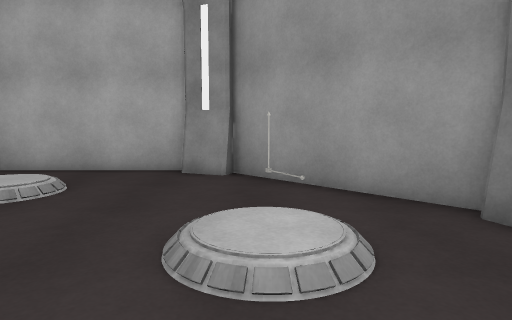
View 1 (above)

12 first-person views from a walk through a Unity game level. The camera is 1.2 m above the floor, tilts 6° down and sees 75° across. The floor is counted in squares, 1 m on a side. Each view is taken from the middle of a square. On the plan, view 1 faces up. The plan holds only what a view shows up to about 14 squares ahead; the rest is blank. The player character is not drawn. Surface patterns are stand-ins for the level's own textures.

View 2
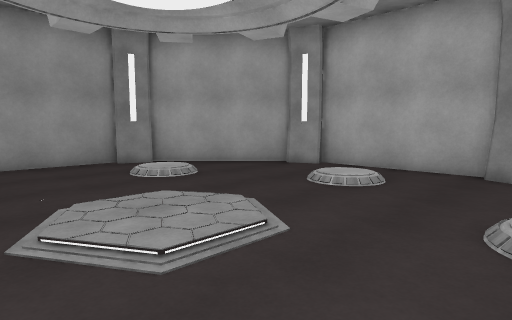

View 3
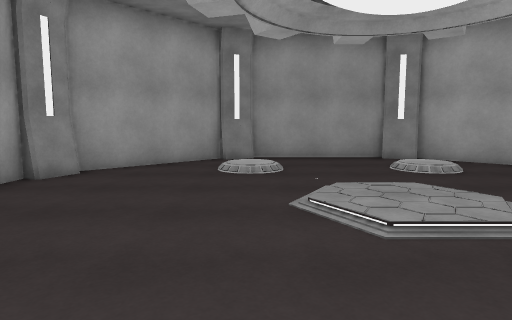

View 4
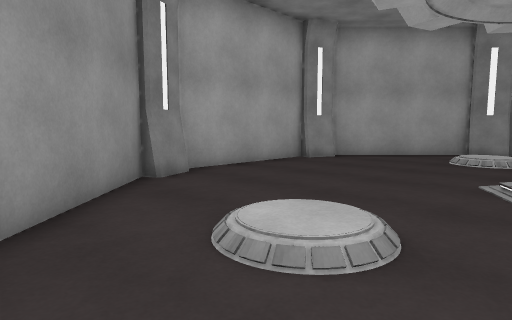

View 5
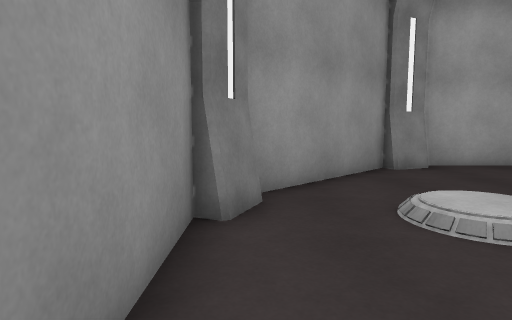

View 6
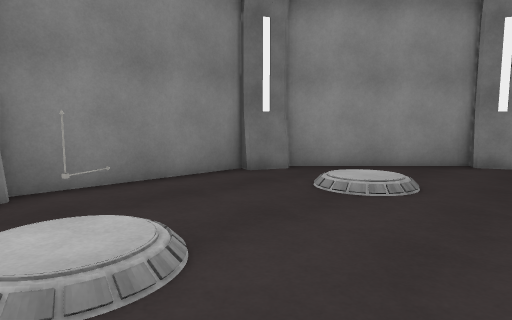

View 7
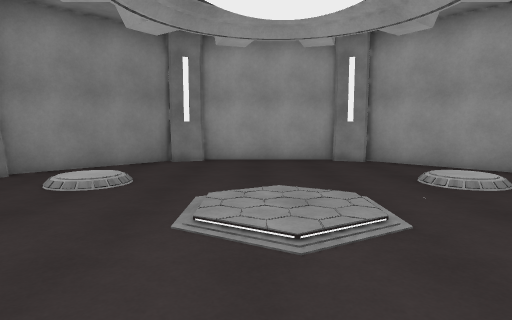

View 8
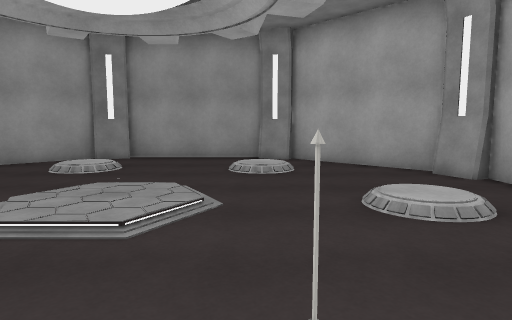

View 9
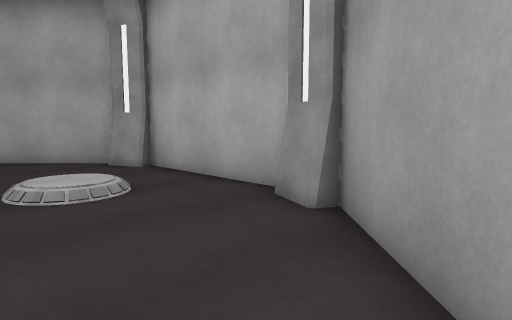

View 10
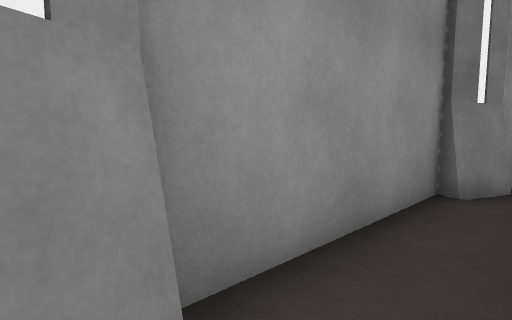

View 11
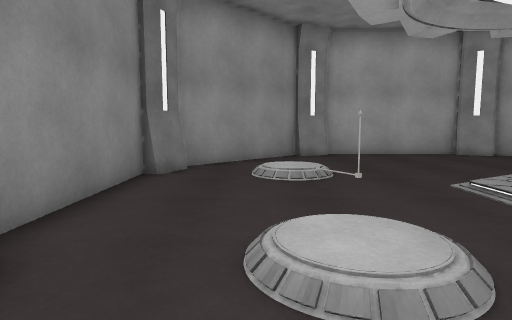

View 12
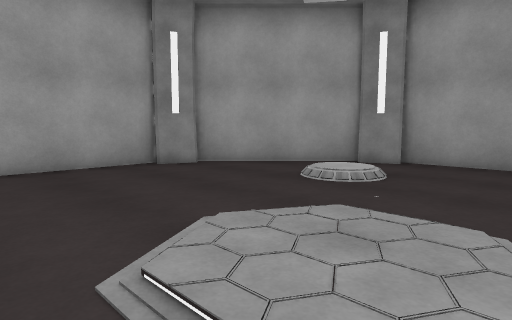

### Floor plan
Key: @ floor where view 1 was taken; # wall or solid block; . main floor; : floor 0.25 m higher than the main floor; / step, stairs or slope; O other object.
Columns run from 13 left of view 1 to 4 right of it. Each row starts with its distance up from view 1.
  9      ########
  8    ###......###
  7   ##..........##
  6  ##.....::.....##
  5  #......//......#
  4 ##.//........//.##
  3 #../:/....../O/..#
  2 #.......//.......#
  1 #....../::/......#
  0 #....../::/..@...#
 -1 #.......//.......#
 -2 #../:/....../:/..#
 -3 ##.//........//.##
 -4  #..............#
 -5  ##............##
 -6   ##..........##
 -7    ###......###
 -8      ########

Where each view was taken, in squares from view 1:
view 1: 0 up, 0 right, facing up
view 2: 2 down, 0 right, facing up-left
view 3: 2 down, 1 right, facing left
view 4: 0 up, 3 right, facing down-left
view 5: 2 up, 3 right, facing down
view 6: 4 up, 3 left, facing down-right
view 7: 6 up, 4 left, facing down
view 8: 3 up, 1 right, facing left
view 9: 4 up, 2 right, facing up-left
view 10: 4 up, 2 right, facing down-right
view 11: 6 up, 1 right, facing down
view 12: 2 up, 2 left, facing down-left
